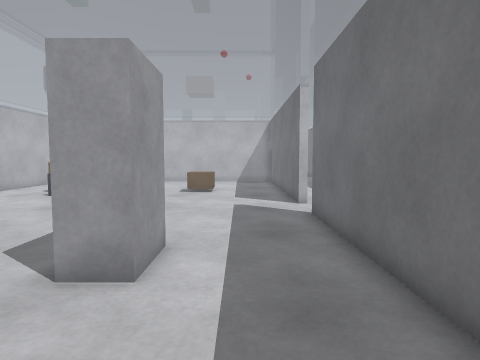
view 1 (above)

24 first-person views from a walk through a Gazebo world. The camera is 0.94 m above the floor, tilts 4° down and sees 75° across. The floor is counted in squares, 0.5 m on a side. Each view is taken from the middle of a square. On the plan, view 1 faces up. The plan holds only what a view shows up to about 17 squares ahead; the rest is blank. The place goes on beyond the plan.

view 2
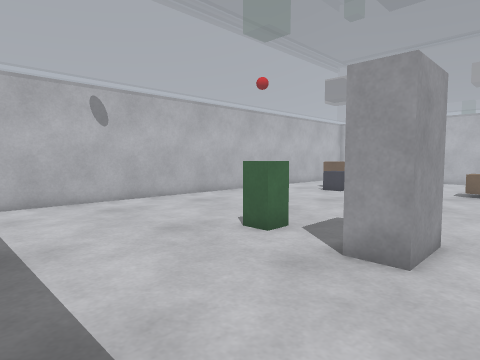

view 3
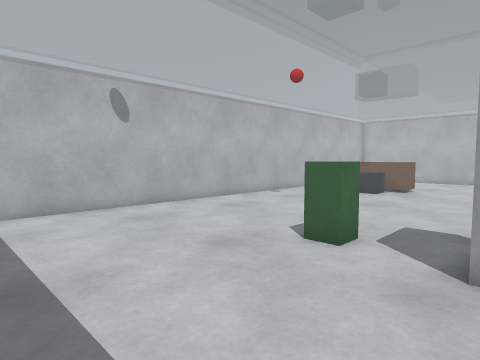

view 4
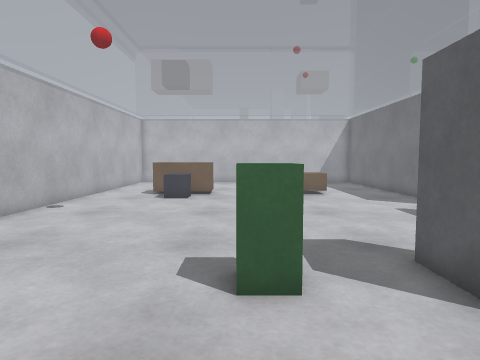

view 5
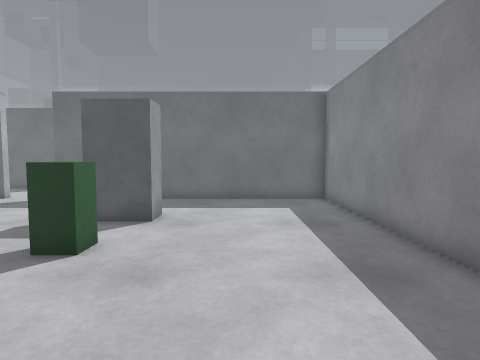

view 6
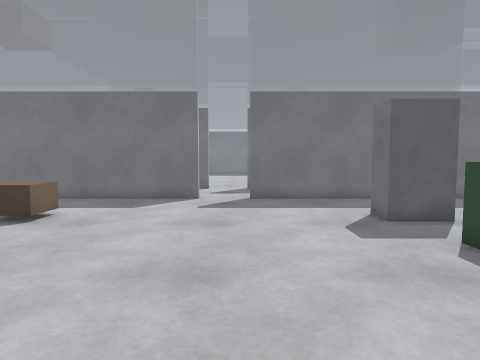

view 7
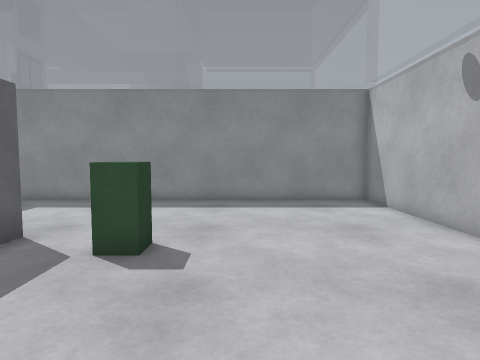

view 8
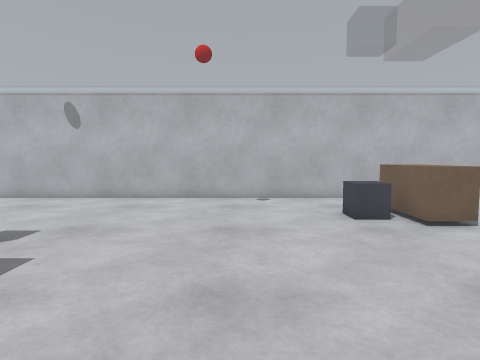

view 9
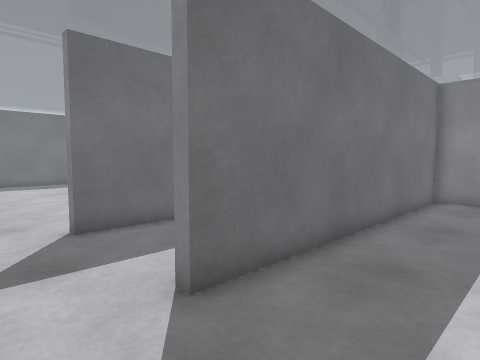

view 10
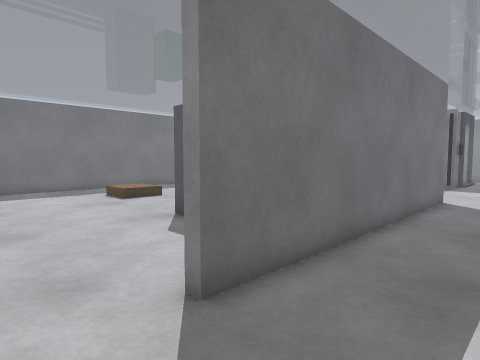

view 11
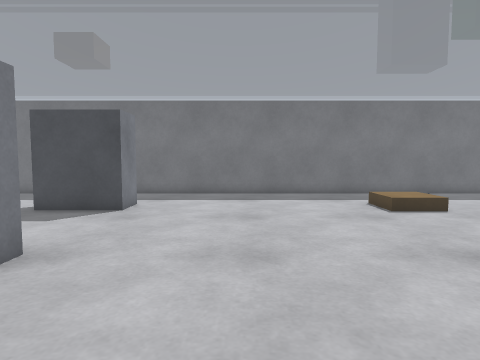

view 12
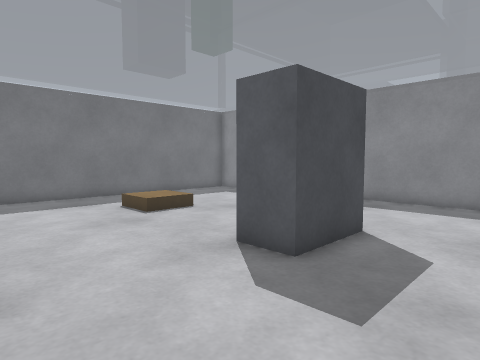

view 13
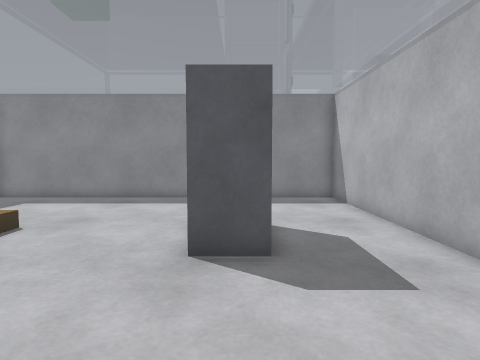

view 14
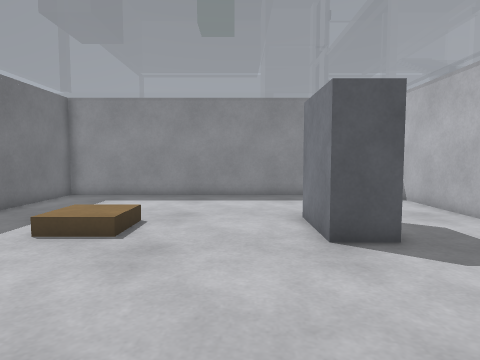

view 15
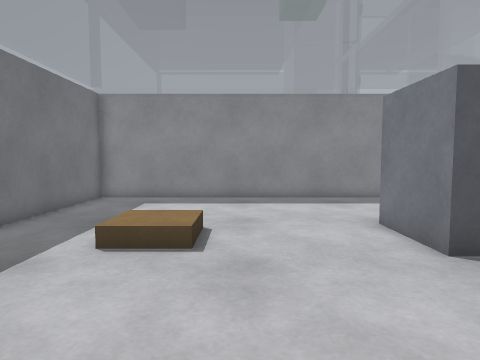

view 16
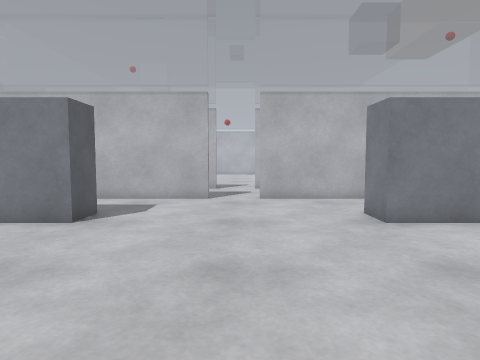

view 17
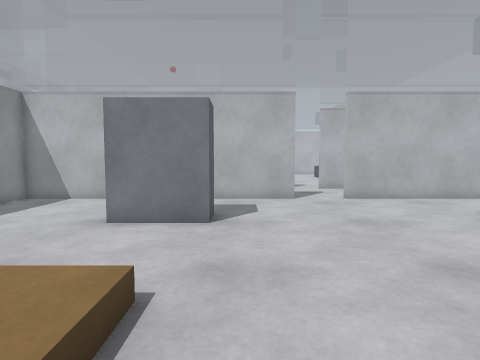

view 18
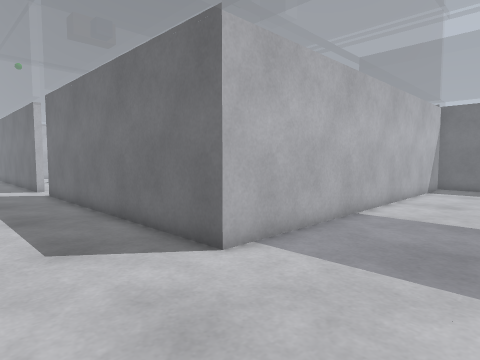

view 19
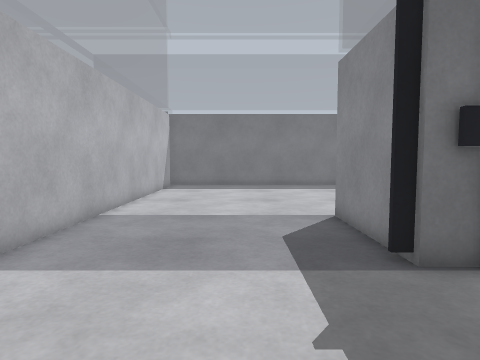

view 20
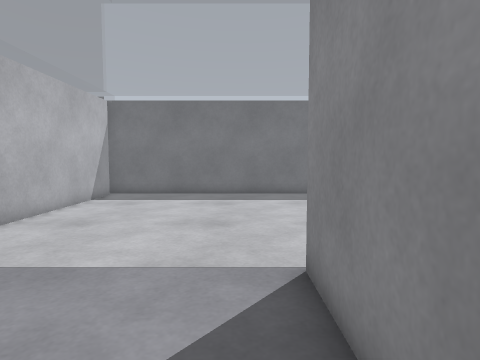

view 21
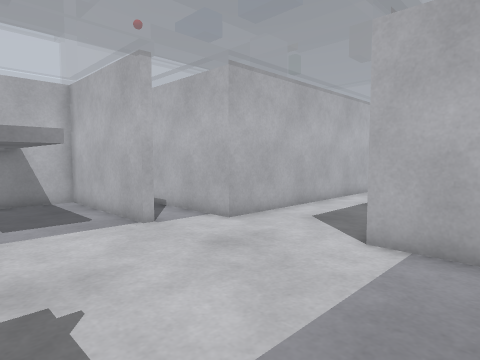

view 22
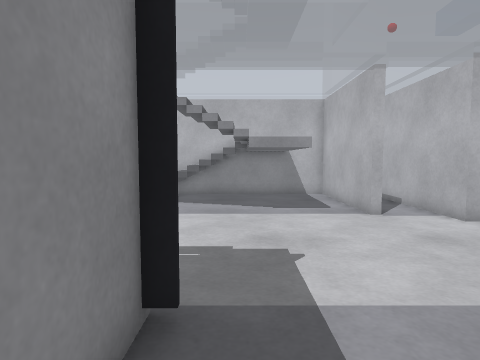

view 23
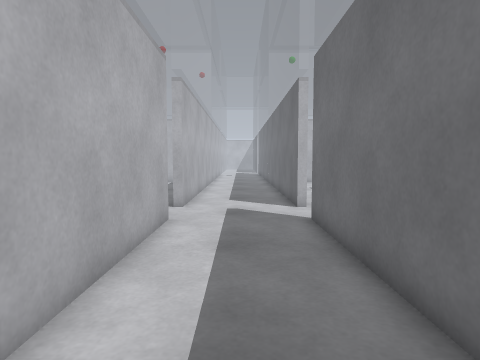

view 24
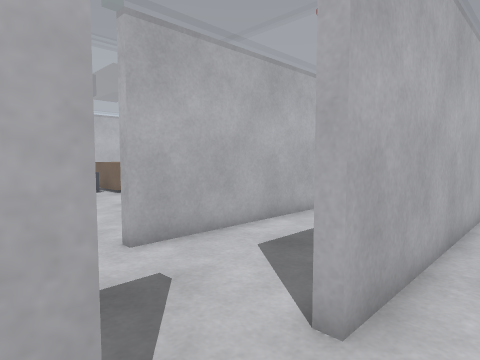

### Floor plan
Key: @ floor where view 1 was taken; # wall or solid block; . main floor; : floor 1.25 m higher than the main floor; = window, fence, low wall or low ledge; B grey box; R brown box; G green box; W white box; O other object.
Columns run from 14 left of view 1 to 25 right of it. Each row starts with its distance up from view 1.
 18 #..  RR....RR... #...##.   B....B     #
 17 #...RBR....RR...##...##..  B....B B ..#
 16 #...BBB.........##...##...BB.....B....#
 15 #....B..........##...##...............#
 14 #...............##...##...............#
 13 #...............##...##...............#
 12 #.....................................#
 11 #.....................................#
 10 #...............##...##...............#
  9 #...............##...# ...............#
  8 #...............##...# ...............#
  7 #...........B...##...# ..BBB....RRR...#
  6 #.......GG.BB...##...# ..B B....RRR...#
  5 #.......GG.BB...##...# ..B B....RRR...#
  4 #...............##...# ..B B..........#
  3 #...............##...##...............#
  2 #...............##...##...............#
  1 #...............##...##...............#
  0 #.............@.##...##...............#
 -1 #...............##...##...............#
 -2 ##################...###################
 -3              ..........................O
 -4                #.......................O
 -5           ######.......................O
 -6           #............................O
 -7          #=::::: ......................O
 -8          #=      ......................O
 -9          #=     .......................O
-10           =     ......W#####...........O

Where each view was taken, in squares from view 1:
view 1: 0 up, 0 right, facing up
view 2: 1 down, 0 right, facing up-left
view 3: 1 down, 2 left, facing up-left
view 4: 1 up, 6 left, facing up
view 5: 2 up, 12 left, facing right
view 6: 11 up, 12 left, facing right
view 7: 12 up, 8 left, facing down
view 8: 12 up, 1 right, facing left
view 9: 13 up, 1 left, facing down-right
view 10: 13 up, 4 right, facing down-right
view 11: 12 up, 7 right, facing right
view 12: 12 up, 8 right, facing down-right
view 13: 13 up, 12 right, facing down
view 14: 14 up, 15 right, facing down
view 15: 13 up, 17 right, facing down
view 16: 12 up, 22 right, facing left
view 17: 8 up, 22 right, facing left
view 18: 7 down, 3 right, facing up-right
view 19: 7 down, 3 right, facing right
view 20: 9 down, 8 right, facing right
view 21: 9 down, 10 right, facing up-left
view 22: 9 down, 12 right, facing left
view 23: 1 up, 5 right, facing up
view 24: 10 up, 9 right, facing up-left
